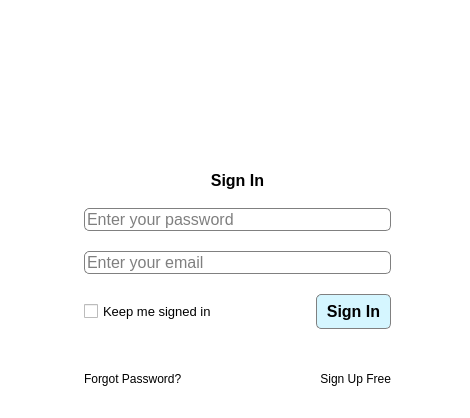
<?xml version="1.0" encoding="UTF-8"?>
<ui version="4.0">
 <class>MainWindow</class>
 <widget class="QMainWindow" name="MainWindow">
  <property name="geometry">
   <rect>
    <x>0</x>
    <y>0</y>
    <width>470</width>
    <height>418</height>
   </rect>
  </property>
  <property name="palette">
   <palette>
    <active>
     <colorrole role="Base">
      <brush brushstyle="SolidPattern">
       <color alpha="255">
        <red>255</red>
        <green>255</green>
        <blue>255</blue>
       </color>
      </brush>
     </colorrole>
     <colorrole role="Window">
      <brush brushstyle="SolidPattern">
       <color alpha="255">
        <red>255</red>
        <green>255</green>
        <blue>255</blue>
       </color>
      </brush>
     </colorrole>
    </active>
    <inactive>
     <colorrole role="Base">
      <brush brushstyle="SolidPattern">
       <color alpha="255">
        <red>255</red>
        <green>255</green>
        <blue>255</blue>
       </color>
      </brush>
     </colorrole>
     <colorrole role="Window">
      <brush brushstyle="SolidPattern">
       <color alpha="255">
        <red>255</red>
        <green>255</green>
        <blue>255</blue>
       </color>
      </brush>
     </colorrole>
    </inactive>
    <disabled>
     <colorrole role="Base">
      <brush brushstyle="SolidPattern">
       <color alpha="255">
        <red>255</red>
        <green>255</green>
        <blue>255</blue>
       </color>
      </brush>
     </colorrole>
     <colorrole role="Window">
      <brush brushstyle="SolidPattern">
       <color alpha="255">
        <red>255</red>
        <green>255</green>
        <blue>255</blue>
       </color>
      </brush>
     </colorrole>
    </disabled>
   </palette>
  </property>
  <property name="windowTitle">
   <string>MainWindow</string>
  </property>
  <property name="styleSheet">
   <string notr="true">QLineEdit {
 border-radius: 5px;
border: 0.5px solid gray;
}

QPushButton{
border-radius:5px;
background-color: #d5f6ff;
border: 0.5px solid gray;
}

QPushButton::hover {
background-color: #befeff
}</string>
  </property>
  <widget class="QWidget" name="centralwidget">
   <layout class="QVBoxLayout" name="verticalLayout">
    <item>
     <layout class="QVBoxLayout" name="logo_vbox">
      <property name="sizeConstraint">
       <enum>QLayout::SetMaximumSize</enum>
      </property>
      <property name="bottomMargin">
       <number>7</number>
      </property>
      <item alignment="Qt::AlignHCenter">
       <widget class="QLabel" name="logo">
        <property name="maximumSize">
         <size>
          <width>150</width>
          <height>150</height>
         </size>
        </property>
        <property name="text">
         <string/>
        </property>
        <property name="pixmap">
         <pixmap>logo_transparent_background.png</pixmap>
        </property>
        <property name="scaledContents">
         <bool>true</bool>
        </property>
        <property name="alignment">
         <set>Qt::AlignCenter</set>
        </property>
       </widget>
      </item>
      <item>
       <layout class="QHBoxLayout" name="Sign_in_title">
        <property name="sizeConstraint">
         <enum>QLayout::SetMinimumSize</enum>
        </property>
        <property name="leftMargin">
         <number>75</number>
        </property>
        <property name="topMargin">
         <number>0</number>
        </property>
        <property name="rightMargin">
         <number>70</number>
        </property>
        <item>
         <widget class="QLabel" name="sign_in">
          <property name="maximumSize">
           <size>
            <width>16777215</width>
            <height>30</height>
           </size>
          </property>
          <property name="font">
           <font>
            <family>Segoe UI Symbol</family>
            <pointsize>12</pointsize>
            <weight>75</weight>
            <bold>true</bold>
           </font>
          </property>
          <property name="text">
           <string>Sign In</string>
          </property>
          <property name="alignment">
           <set>Qt::AlignCenter</set>
          </property>
         </widget>
        </item>
       </layout>
      </item>
     </layout>
    </item>
    <item>
     <layout class="QVBoxLayout" name="email_pw_vbox">
      <property name="spacing">
       <number>20</number>
      </property>
      <property name="leftMargin">
       <number>75</number>
      </property>
      <property name="topMargin">
       <number>0</number>
      </property>
      <property name="rightMargin">
       <number>70</number>
      </property>
      <item>
       <widget class="QLineEdit" name="password_input">
        <property name="font">
         <font>
          <pointsize>12</pointsize>
         </font>
        </property>
        <property name="placeholderText">
         <string>Enter your password</string>
        </property>
       </widget>
      </item>
      <item>
       <widget class="QLineEdit" name="email_input">
        <property name="enabled">
         <bool>true</bool>
        </property>
        <property name="font">
         <font>
          <pointsize>12</pointsize>
         </font>
        </property>
        <property name="placeholderText">
         <string>Enter your email</string>
        </property>
       </widget>
      </item>
      <item>
       <layout class="QHBoxLayout" name="sign_in_button_hbox">
        <property name="spacing">
         <number>10</number>
        </property>
        <item>
         <widget class="QCheckBox" name="keep_signed_in">
          <property name="font">
           <font>
            <family>Segoe UI Symbol</family>
            <pointsize>10</pointsize>
           </font>
          </property>
          <property name="text">
           <string>Keep me signed in</string>
          </property>
         </widget>
        </item>
        <item>
         <widget class="QPushButton" name="Sign_in_button">
          <property name="minimumSize">
           <size>
            <width>75</width>
            <height>35</height>
           </size>
          </property>
          <property name="maximumSize">
           <size>
            <width>75</width>
            <height>35</height>
           </size>
          </property>
          <property name="font">
           <font>
            <family>Segoe UI Symbol</family>
            <pointsize>12</pointsize>
            <weight>75</weight>
            <bold>true</bold>
           </font>
          </property>
          <property name="text">
           <string>Sign In</string>
          </property>
         </widget>
        </item>
       </layout>
      </item>
      <item>
       <layout class="QHBoxLayout" name="horizontalLayout_2">
        <property name="leftMargin">
         <number>0</number>
        </property>
        <item>
         <widget class="QLabel" name="forgot_password">
          <property name="font">
           <font>
            <family>Segoe UI Symbol</family>
            <pointsize>9</pointsize>
           </font>
          </property>
          <property name="text">
           <string>Forgot Password?</string>
          </property>
         </widget>
        </item>
        <item>
         <widget class="QLabel" name="sign_up_free">
          <property name="font">
           <font>
            <family>Segoe UI Symbol</family>
            <pointsize>9</pointsize>
           </font>
          </property>
          <property name="text">
           <string>Sign Up Free</string>
          </property>
          <property name="alignment">
           <set>Qt::AlignRight|Qt::AlignTrailing|Qt::AlignVCenter</set>
          </property>
         </widget>
        </item>
       </layout>
      </item>
     </layout>
    </item>
   </layout>
  </widget>
 </widget>
 <resources/>
 <connections/>
</ui>
